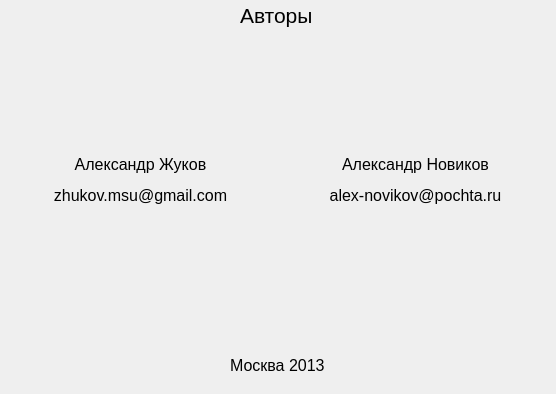
<?xml version="1.0" encoding="UTF-8"?>
<ui version="4.0">
 <class>Dialog</class>
 <widget class="QDialog" name="Dialog">
  <property name="geometry">
   <rect>
    <x>0</x>
    <y>0</y>
    <width>556</width>
    <height>394</height>
   </rect>
  </property>
  <property name="windowTitle">
   <string>Dialog</string>
  </property>
  <widget class="QLabel" name="label">
   <property name="geometry">
    <rect>
     <x>240</x>
     <y>0</y>
     <width>71</width>
     <height>31</height>
    </rect>
   </property>
   <property name="text">
    <string>&lt;html&gt;&lt;head/&gt;&lt;body&gt;&lt;p&gt;&lt;span style=&quot; font-size:16pt;&quot;&gt;Авторы&lt;/span&gt;&lt;/p&gt;&lt;/body&gt;&lt;/html&gt;</string>
   </property>
  </widget>
  <widget class="QLabel" name="label_2">
   <property name="geometry">
    <rect>
     <x>40</x>
     <y>50</y>
     <width>201</width>
     <height>261</height>
    </rect>
   </property>
   <property name="text">
    <string>&lt;html&gt;&lt;head/&gt;&lt;body&gt;&lt;p&gt;&lt;img src=&quot;:/images/zhukov.png&quot;/&gt;&lt;/p&gt;&lt;p align=&quot;center&quot;&gt;&lt;span style=&quot; font-size:12pt;&quot;&gt;Александр Жуков&lt;/span&gt;&lt;/p&gt;&lt;p align=&quot;center&quot;&gt;&lt;span style=&quot; font-size:12pt;&quot;&gt;zhukov.msu@gmail.com&lt;/span&gt;&lt;/p&gt;&lt;/body&gt;&lt;/html&gt;</string>
   </property>
  </widget>
  <widget class="QLabel" name="label_3">
   <property name="geometry">
    <rect>
     <x>320</x>
     <y>50</y>
     <width>191</width>
     <height>261</height>
    </rect>
   </property>
   <property name="text">
    <string>&lt;html&gt;&lt;head/&gt;&lt;body&gt;&lt;p&gt;&lt;img src=&quot;:/images/novikov.png&quot;/&gt;&lt;/p&gt;&lt;p align=&quot;center&quot;&gt;&lt;span style=&quot; font-size:12pt;&quot;&gt;Александр Новиков&lt;/span&gt;&lt;/p&gt;&lt;p align=&quot;center&quot;&gt;&lt;span style=&quot; font-size:12pt;&quot;&gt;alex-novikov@pochta.ru&lt;/span&gt;&lt;/p&gt;&lt;/body&gt;&lt;/html&gt;</string>
   </property>
  </widget>
  <widget class="QLabel" name="label_4">
   <property name="geometry">
    <rect>
     <x>230</x>
     <y>350</y>
     <width>101</width>
     <height>31</height>
    </rect>
   </property>
   <property name="text">
    <string>&lt;html&gt;&lt;head/&gt;&lt;body&gt;&lt;p&gt;&lt;span style=&quot; font-size:12pt;&quot;&gt;Москва 2013&lt;/span&gt;&lt;/p&gt;&lt;/body&gt;&lt;/html&gt;</string>
   </property>
  </widget>
 </widget>
 <resources/>
 <connections/>
</ui>
